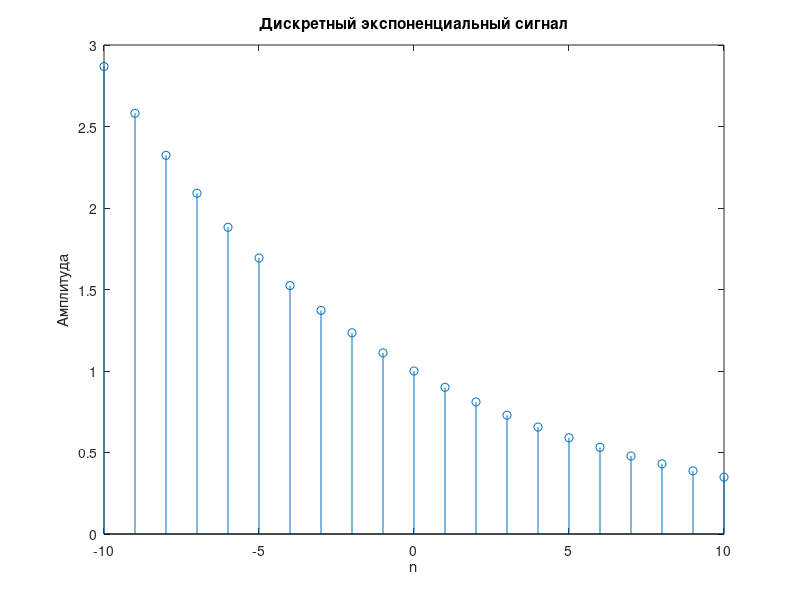

Here is the MATLAB script that generated this plot:
% Задаем значения параметров
B = 1;     % Амплитуда сигнала
r = 0.9;   % Фактор убывания экспоненты

% Создаем вектор времени n от -10 до 10
n = -10:10;

% Генерируем дискретный экспоненциальный сигнал
x = B * r.^n;

% Строим график сигнала в виде дискретных точек
stem(n, x);

% Добавляем подписи к осям для ясности
xlabel('n');
ylabel('Амплитуда');
title('Дискретный экспоненциальный сигнал');

